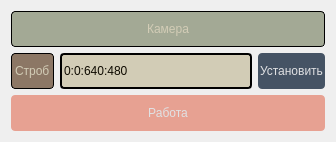
<?xml version="1.0" encoding="UTF-8"?>
<ui version="4.0">
 <class>WidgetCameraControl</class>
 <widget class="QWidget" name="WidgetCameraControl">
  <property name="geometry">
   <rect>
    <x>0</x>
    <y>0</y>
    <width>336</width>
    <height>142</height>
   </rect>
  </property>
  <property name="windowTitle">
   <string>Form</string>
  </property>
  <property name="styleSheet">
   <string notr="true">/* ---------------------------------------------------------------------------

    WARNING! File created programmatically. All changes made in this file will be lost!

    Created by the qtsass compiler v0.3.0

    The definitions are in the &quot;qdarkstyle.qss._styles.scss&quot; module

--------------------------------------------------------------------------- */
/* Light Style - QDarkStyleSheet ------------------------------------------ */
/*

See Qt documentation:

  - https://doc.qt.io/qt-5/stylesheet.html
  - https://doc.qt.io/qt-5/stylesheet-reference.html
  - https://doc.qt.io/qt-5/stylesheet-examples.html

--------------------------------------------------------------------------- */
/* Reset elements ------------------------------------------------------------

Resetting everything helps to unify styles across different operating systems

--------------------------------------------------------------------------- */
* {
  padding: 0px;
  margin: 0px;
  border: 0px;
  border-style: none;
  border-image: none;
  outline: 0;
}

/* specific reset for elements inside QToolBar */
QToolBar * {
  margin: 0px;
  padding: 0px;
}

/* QWidget ----------------------------------------------------------------

--------------------------------------------------------------------------- */
QWidget {
	/*background-color: #19232D;*/
	
	background-color: rgb(46, 65, 83);
	font: 500 12pt &quot;Ubuntu&quot;;
  border: 0px solid #455364;
  padding: 0px;
  color: #E0E1E3;
  selection-background-color: #346792;
  selection-color: #E0E1E3;
}

QWidget:disabled {
  background-color: #19232D;
  color: #9DA9B5;
  selection-background-color: #26486B;
  selection-color: #9DA9B5;
}

QWidget::item:selected {
  background-color: #346792;
}

QWidget::item:hover:!selected {
  background-color: #1A72BB;
}

/* QMainWindow ------------------------------------------------------------

This adjusts the splitter in the dock widget, not qsplitter
https://doc.qt.io/qt-5/stylesheet-examples.html#customizing-qmainwindow

--------------------------------------------------------------------------- */
QMainWindow::separator {
  background-color: #455364;
  border: 0px solid #19232D;
  spacing: 0px;
  padding: 2px;
}

QMainWindow::separator:hover {
  background-color: #60798B;
  border: 0px solid #1A72BB;
}

QMainWindow::separator:horizontal {
  width: 5px;
  margin-top: 2px;
  margin-bottom: 2px;
  image: url(&quot;:/qss_icons/dark/rc/toolbar_separator_vertical.png&quot;);
}

QMainWindow::separator:vertical {
  height: 5px;
  margin-left: 2px;
  margin-right: 2px;
  image: url(&quot;:/qss_icons/dark/rc/toolbar_separator_horizontal.png&quot;);
}

/* QToolTip ---------------------------------------------------------------

https://doc.qt.io/qt-5/stylesheet-examples.html#customizing-qtooltip

--------------------------------------------------------------------------- */
QToolTip {
  background-color: #346792;
  color: #E0E1E3;
  /* If you remove the border property, background stops working on Windows */
  border: none;
  /* Remove padding, for fix combo box tooltip */
  padding: 0px;
  /* Remove opacity, fix #174 - may need to use RGBA */
}

/* QStatusBar -------------------------------------------------------------

https://doc.qt.io/qt-5/stylesheet-examples.html#customizing-qstatusbar

--------------------------------------------------------------------------- */
QStatusBar {
  border: 1px solid #455364;
  /* Fixes Spyder #9120, #9121 */
  background: #455364;
  /* Fixes #205, white vertical borders separating items */
}

QStatusBar::item {
  border: none;
}

QStatusBar QToolTip {
  background-color: #1A72BB;
  border: 1px solid #19232D;
  color: #19232D;
  /* Remove padding, for fix combo box tooltip */
  padding: 0px;
  /* Reducing transparency to read better */
  opacity: 230;
}

QStatusBar QLabel {
  /* Fixes Spyder #9120, #9121 */
  background: transparent;
}

/* QCheckBox --------------------------------------------------------------

https://doc.qt.io/qt-5/stylesheet-examples.html#customizing-qcheckbox

--------------------------------------------------------------------------- */
QCheckBox {
  background-color: #19232D;
  color: #E0E1E3;
  spacing: 4px;
  outline: none;
  padding-top: 4px;
  padding-bottom: 4px;
}

QCheckBox:focus {
  border: none;
}

QCheckBox QWidget:disabled {
  background-color: #19232D;
  color: #9DA9B5;
}

QCheckBox::indicator {
  margin-left: 2px;
  height: 14px;
  width: 14px;
}

QCheckBox::indicator:unchecked {
  image: url(&quot;:/qss_icons/dark/rc/checkbox_unchecked.png&quot;);
}

QCheckBox::indicator:unchecked:hover, QCheckBox::indicator:unchecked:focus, QCheckBox::indicator:unchecked:pressed {
  border: none;
  image: url(&quot;:/qss_icons/dark/rc/checkbox_unchecked_focus.png&quot;);
}

QCheckBox::indicator:unchecked:disabled {
  image: url(&quot;:/qss_icons/dark/rc/checkbox_unchecked_disabled.png&quot;);
}

QCheckBox::indicator:checked {
  image: url(&quot;:/qss_icons/dark/rc/checkbox_checked.png&quot;);
}

QCheckBox::indicator:checked:hover, QCheckBox::indicator:checked:focus, QCheckBox::indicator:checked:pressed {
  border: none;
  image: url(&quot;:/qss_icons/dark/rc/checkbox_checked_focus.png&quot;);
}

QCheckBox::indicator:checked:disabled {
  image: url(&quot;:/qss_icons/dark/rc/checkbox_checked_disabled.png&quot;);
}

QCheckBox::indicator:indeterminate {
  image: url(&quot;:/qss_icons/dark/rc/checkbox_indeterminate.png&quot;);
}

QCheckBox::indicator:indeterminate:disabled {
  image: url(&quot;:/qss_icons/dark/rc/checkbox_indeterminate_disabled.png&quot;);
}

QCheckBox::indicator:indeterminate:focus, QCheckBox::indicator:indeterminate:hover, QCheckBox::indicator:indeterminate:pressed {
  image: url(&quot;:/qss_icons/dark/rc/checkbox_indeterminate_focus.png&quot;);
}

/* QGroupBox --------------------------------------------------------------

https://doc.qt.io/qt-5/stylesheet-examples.html#customizing-qgroupbox

--------------------------------------------------------------------------- */
QGroupBox {
  font-weight: bold;
  border: 1px solid #455364;
  border-radius: 4px;
  padding: 2px;
  margin-top: 6px;
  margin-bottom: 4px;
}



QGroupBox::indicator {
  margin-left: 2px;
  margin-top: 2px;
  padding: 0;
  height: 14px;
  width: 14px;
}

QGroupBox::indicator:unchecked {
  border: none;
  image: url(&quot;:/qss_icons/dark/rc/checkbox_unchecked.png&quot;);
}

QGroupBox::indicator:unchecked:hover, QGroupBox::indicator:unchecked:focus, QGroupBox::indicator:unchecked:pressed {
  border: none;
  image: url(&quot;:/qss_icons/dark/rc/checkbox_unchecked_focus.png&quot;);
}

QGroupBox::indicator:unchecked:disabled {
  image: url(&quot;:/qss_icons/dark/rc/checkbox_unchecked_disabled.png&quot;);
}

QGroupBox::indicator:checked {
  border: none;
  image: url(&quot;:/qss_icons/dark/rc/checkbox_checked.png&quot;);
}

QGroupBox::indicator:checked:hover, QGroupBox::indicator:checked:focus, QGroupBox::indicator:checked:pressed {
  border: none;
  image: url(&quot;:/qss_icons/dark/rc/checkbox_checked_focus.png&quot;);
}

QGroupBox::indicator:checked:disabled {
  image: url(&quot;:/qss_icons/dark/rc/checkbox_checked_disabled.png&quot;);
}

/* QRadioButton -----------------------------------------------------------

https://doc.qt.io/qt-5/stylesheet-examples.html#customizing-qradiobutton

--------------------------------------------------------------------------- */
QRadioButton {
  background-color: #19232D;
  color: #E0E1E3;
  spacing: 4px;
  padding-top: 4px;
  padding-bottom: 4px;
  border: none;
  outline: none;
}

QRadioButton:focus {
  border: none;
}

QRadioButton:disabled {
  background-color: #19232D;
  color: #9DA9B5;
  border: none;
  outline: none;
}

QRadioButton QWidget {
  background-color: #19232D;
  color: #E0E1E3;
  spacing: 0px;
  padding: 0px;
  outline: none;
  border: none;
}

QRadioButton::indicator {
  border: none;
  outline: none;
  margin-left: 2px;
  height: 14px;
  width: 14px;
}

QRadioButton::indicator:unchecked {
  image: url(&quot;:/qss_icons/dark/rc/radio_unchecked.png&quot;);
}

QRadioButton::indicator:unchecked:hover, QRadioButton::indicator:unchecked:focus, QRadioButton::indicator:unchecked:pressed {
  border: none;
  outline: none;
  image: url(&quot;:/qss_icons/dark/rc/radio_unchecked_focus.png&quot;);
}

QRadioButton::indicator:unchecked:disabled {
  image: url(&quot;:/qss_icons/dark/rc/radio_unchecked_disabled.png&quot;);
}

QRadioButton::indicator:checked {
  border: none;
  outline: none;
  image: url(&quot;:/qss_icons/dark/rc/radio_checked.png&quot;);
}

QRadioButton::indicator:checked:hover, QRadioButton::indicator:checked:focus, QRadioButton::indicator:checked:pressed {
  border: none;
  outline: none;
  image: url(&quot;:/qss_icons/dark/rc/radio_checked_focus.png&quot;);
}

QRadioButton::indicator:checked:disabled {
  outline: none;
  image: url(&quot;:/qss_icons/dark/rc/radio_checked_disabled.png&quot;);
}

/* QMenuBar ---------------------------------------------------------------

https://doc.qt.io/qt-5/stylesheet-examples.html#customizing-qmenubar

--------------------------------------------------------------------------- */
QMenuBar {
  background-color: #455364;
  padding: 2px;
  border: 1px solid #19232D;
  color: #E0E1E3;
  selection-background-color: #1A72BB;
}

QMenuBar:focus {
  border: 1px solid #346792;
}

QMenuBar::item {
  background: transparent;
  padding: 4px;
}

QMenuBar::item:selected {
  padding: 4px;
  background: transparent;
  border: 0px solid #455364;
  background-color: #1A72BB;
}

QMenuBar::item:pressed {
  padding: 4px;
  border: 0px solid #455364;
  background-color: #1A72BB;
  color: #E0E1E3;
  margin-bottom: 0px;
  padding-bottom: 0px;
}

/* QMenu ------------------------------------------------------------------

https://doc.qt.io/qt-5/stylesheet-examples.html#customizing-qmenu

--------------------------------------------------------------------------- */
QMenu {
  border: 0px solid #455364;
  color: #E0E1E3;
  margin: 0px;
  background-color: #37414F;
  selection-background-color: #1A72BB;
}

QMenu::separator {
  height: 1px;
  background-color: #60798B;
  color: #E0E1E3;
}

QMenu::item {
  background-color: #37414F;
  padding: 4px 24px 4px 28px;
  /* Reserve space for selection border */
  border: 1px transparent #455364;
}

QMenu::item:selected {
  color: #E0E1E3;
  background-color: #1A72BB;
}

QMenu::item:pressed {
  background-color: #1A72BB;
}

QMenu::icon {
  padding-left: 10px;
  width: 14px;
  height: 14px;
}

QMenu::indicator {
  padding-left: 8px;
  width: 12px;
  height: 12px;
  /* non-exclusive indicator = check box style indicator (see QActionGroup::setExclusive) */
  /* exclusive indicator = radio button style indicator (see QActionGroup::setExclusive) */
}

QMenu::indicator:non-exclusive:unchecked {
  image: url(&quot;:/qss_icons/dark/rc/checkbox_unchecked.png&quot;);
}

QMenu::indicator:non-exclusive:unchecked:hover, QMenu::indicator:non-exclusive:unchecked:focus, QMenu::indicator:non-exclusive:unchecked:pressed {
  border: none;
  image: url(&quot;:/qss_icons/dark/rc/checkbox_unchecked_focus.png&quot;);
}

QMenu::indicator:non-exclusive:unchecked:disabled {
  image: url(&quot;:/qss_icons/dark/rc/checkbox_unchecked_disabled.png&quot;);
}

QMenu::indicator:non-exclusive:checked {
  image: url(&quot;:/qss_icons/dark/rc/checkbox_checked.png&quot;);
}

QMenu::indicator:non-exclusive:checked:hover, QMenu::indicator:non-exclusive:checked:focus, QMenu::indicator:non-exclusive:checked:pressed {
  border: none;
  image: url(&quot;:/qss_icons/dark/rc/checkbox_checked_focus.png&quot;);
}

QMenu::indicator:non-exclusive:checked:disabled {
  image: url(&quot;:/qss_icons/dark/rc/checkbox_checked_disabled.png&quot;);
}

QMenu::indicator:non-exclusive:indeterminate {
  image: url(&quot;:/qss_icons/dark/rc/checkbox_indeterminate.png&quot;);
}

QMenu::indicator:non-exclusive:indeterminate:disabled {
  image: url(&quot;:/qss_icons/dark/rc/checkbox_indeterminate_disabled.png&quot;);
}

QMenu::indicator:non-exclusive:indeterminate:focus, QMenu::indicator:non-exclusive:indeterminate:hover, QMenu::indicator:non-exclusive:indeterminate:pressed {
  image: url(&quot;:/qss_icons/dark/rc/checkbox_indeterminate_focus.png&quot;);
}

QMenu::indicator:exclusive:unchecked {
  image: url(&quot;:/qss_icons/dark/rc/radio_unchecked.png&quot;);
}

QMenu::indicator:exclusive:unchecked:hover, QMenu::indicator:exclusive:unchecked:focus, QMenu::indicator:exclusive:unchecked:pressed {
  border: none;
  outline: none;
  image: url(&quot;:/qss_icons/dark/rc/radio_unchecked_focus.png&quot;);
}

QMenu::indicator:exclusive:unchecked:disabled {
  image: url(&quot;:/qss_icons/dark/rc/radio_unchecked_disabled.png&quot;);
}

QMenu::indicator:exclusive:checked {
  border: none;
  outline: none;
  image: url(&quot;:/qss_icons/dark/rc/radio_checked.png&quot;);
}

QMenu::indicator:exclusive:checked:hover, QMenu::indicator:exclusive:checked:focus, QMenu::indicator:exclusive:checked:pressed {
  border: none;
  outline: none;
  image: url(&quot;:/qss_icons/dark/rc/radio_checked_focus.png&quot;);
}

QMenu::indicator:exclusive:checked:disabled {
  outline: none;
  image: url(&quot;:/qss_icons/dark/rc/radio_checked_disabled.png&quot;);
}

QMenu::right-arrow {
  margin: 5px;
  padding-left: 12px;
  image: url(&quot;:/qss_icons/dark/rc/arrow_right.png&quot;);
  height: 12px;
  width: 12px;
}

/* QAbstractItemView ------------------------------------------------------

https://doc.qt.io/qt-5/stylesheet-examples.html#customizing-qcombobox

--------------------------------------------------------------------------- */
QAbstractItemView {
  alternate-background-color: #19232D;
  color: #E0E1E3;
  border: 1px solid #455364;
  border-radius: 4px;
}

QAbstractItemView QLineEdit {
  padding: 2px;
}

/* QAbstractScrollArea ----------------------------------------------------

https://doc.qt.io/qt-5/stylesheet-examples.html#customizing-qabstractscrollarea

--------------------------------------------------------------------------- */
QAbstractScrollArea {
  background-color: #19232D;
  border: 1px solid #455364;
  border-radius: 4px;
  /* fix #159 */
  padding: 2px;
  /* remove min-height to fix #244 */
  color: #E0E1E3;
}

QAbstractScrollArea:disabled {
  color: #9DA9B5;
}

/* QScrollArea ------------------------------------------------------------

--------------------------------------------------------------------------- */
QScrollArea QWidget QWidget:disabled {
  background-color: #19232D;
}

/* QScrollBar -------------------------------------------------------------

https://doc.qt.io/qt-5/stylesheet-examples.html#customizing-qscrollbar

--------------------------------------------------------------------------- */
QScrollBar:horizontal {
  height: 16px;
  margin: 2px 16px 2px 16px;
  border: 1px solid #455364;
  border-radius: 4px;
  background-color: #19232D;
}

QScrollBar:vertical {
  background-color: #19232D;
  width: 16px;
  margin: 16px 2px 16px 2px;
  border: 1px solid #455364;
  border-radius: 4px;
}

QScrollBar::handle:horizontal {
  background-color: #60798B;
  border: 1px solid #455364;
  border-radius: 4px;
  min-width: 8px;
}

QScrollBar::handle:horizontal:hover {
  background-color: #346792;
  border: #346792;
  border-radius: 4px;
  min-width: 8px;
}

QScrollBar::handle:horizontal:focus {
  border: 1px solid #1A72BB;
}

QScrollBar::handle:vertical {
  background-color: #60798B;
  border: 1px solid #455364;
  min-height: 8px;
  border-radius: 4px;
}

QScrollBar::handle:vertical:hover {
  background-color: #346792;
  border: #346792;
  border-radius: 4px;
  min-height: 8px;
}

QScrollBar::handle:vertical:focus {
  border: 1px solid #1A72BB;
}

QScrollBar::add-line:horizontal {
  margin: 0px 0px 0px 0px;
  border-image: url(&quot;:/qss_icons/dark/rc/arrow_right_disabled.png&quot;);
  height: 12px;
  width: 12px;
  subcontrol-position: right;
  subcontrol-origin: margin;
}

QScrollBar::add-line:horizontal:hover, QScrollBar::add-line:horizontal:on {
  border-image: url(&quot;:/qss_icons/dark/rc/arrow_right.png&quot;);
  height: 12px;
  width: 12px;
  subcontrol-position: right;
  subcontrol-origin: margin;
}

QScrollBar::add-line:vertical {
  margin: 3px 0px 3px 0px;
  border-image: url(&quot;:/qss_icons/dark/rc/arrow_down_disabled.png&quot;);
  height: 12px;
  width: 12px;
  subcontrol-position: bottom;
  subcontrol-origin: margin;
}

QScrollBar::add-line:vertical:hover, QScrollBar::add-line:vertical:on {
  border-image: url(&quot;:/qss_icons/dark/rc/arrow_down.png&quot;);
  height: 12px;
  width: 12px;
  subcontrol-position: bottom;
  subcontrol-origin: margin;
}

QScrollBar::sub-line:horizontal {
  margin: 0px 3px 0px 3px;
  border-image: url(&quot;:/qss_icons/dark/rc/arrow_left_disabled.png&quot;);
  height: 12px;
  width: 12px;
  subcontrol-position: left;
  subcontrol-origin: margin;
}

QScrollBar::sub-line:horizontal:hover, QScrollBar::sub-line:horizontal:on {
  border-image: url(&quot;:/qss_icons/dark/rc/arrow_left.png&quot;);
  height: 12px;
  width: 12px;
  subcontrol-position: left;
  subcontrol-origin: margin;
}

QScrollBar::sub-line:vertical {
  margin: 3px 0px 3px 0px;
  border-image: url(&quot;:/qss_icons/dark/rc/arrow_up_disabled.png&quot;);
  height: 12px;
  width: 12px;
  subcontrol-position: top;
  subcontrol-origin: margin;
}

QScrollBar::sub-line:vertical:hover, QScrollBar::sub-line:vertical:on {
  border-image: url(&quot;:/qss_icons/dark/rc/arrow_up.png&quot;);
  height: 12px;
  width: 12px;
  subcontrol-position: top;
  subcontrol-origin: margin;
}

QScrollBar::up-arrow:horizontal, QScrollBar::down-arrow:horizontal {
  background: none;
}

QScrollBar::up-arrow:vertical, QScrollBar::down-arrow:vertical {
  background: none;
}

QScrollBar::add-page:horizontal, QScrollBar::sub-page:horizontal {
  background: none;
}

QScrollBar::add-page:vertical, QScrollBar::sub-page:vertical {
  background: none;
}

/* QTextEdit --------------------------------------------------------------

https://doc.qt.io/qt-5/stylesheet-examples.html#customizing-specific-widgets

--------------------------------------------------------------------------- */
QTextEdit {
  background-color: #19232D;
  color: #E0E1E3;
  border-radius: 4px;
  border: 1px solid #455364;
}

QTextEdit:focus {
  border: 1px solid #1A72BB;
}

QTextEdit:selected {
  background: #346792;
  color: #455364;
}

/* QPlainTextEdit ---------------------------------------------------------

--------------------------------------------------------------------------- */
QPlainTextEdit {
  background-color: #19232D;
  color: #E0E1E3;
  border-radius: 4px;
  border: 1px solid #455364;
}

QPlainTextEdit:focus {
  border: 1px solid #1A72BB;
}

QPlainTextEdit:selected {
  background: #346792;
  color: #455364;
}

/* QSizeGrip --------------------------------------------------------------

https://doc.qt.io/qt-5/stylesheet-examples.html#customizing-qsizegrip

--------------------------------------------------------------------------- */
QSizeGrip {
  background: transparent;
  width: 12px;
  height: 12px;
  image: url(&quot;:/qss_icons/dark/rc/window_grip.png&quot;);
}

/* QStackedWidget ---------------------------------------------------------

--------------------------------------------------------------------------- */
QStackedWidget {
  padding: 2px;
  border: 1px solid #455364;
  border: 1px solid #19232D;
}

/* QToolBar ---------------------------------------------------------------

https://doc.qt.io/qt-5/stylesheet-examples.html#customizing-qtoolbar

--------------------------------------------------------------------------- */
QToolBar {
  background-color: #455364;
  border-bottom: 1px solid #19232D;
  padding: 1px;
  font-weight: bold;
  spacing: 2px;
}

QToolBar:disabled {
  /* Fixes #272 */
  background-color: #455364;
}

QToolBar::handle:horizontal {
  width: 16px;
  image: url(&quot;:/qss_icons/dark/rc/toolbar_move_horizontal.png&quot;);
}

QToolBar::handle:vertical {
  height: 16px;
  image: url(&quot;:/qss_icons/dark/rc/toolbar_move_vertical.png&quot;);
}

QToolBar::separator:horizontal {
  width: 16px;
  image: url(&quot;:/qss_icons/dark/rc/toolbar_separator_horizontal.png&quot;);
}

QToolBar::separator:vertical {
  height: 16px;
  image: url(&quot;:/qss_icons/dark/rc/toolbar_separator_vertical.png&quot;);
}

QToolButton#qt_toolbar_ext_button {
  background: #455364;
  border: 0px;
  color: #E0E1E3;
  image: url(&quot;:/qss_icons/dark/rc/arrow_right.png&quot;);
}

/* QAbstractSpinBox -------------------------------------------------------

--------------------------------------------------------------------------- */
QAbstractSpinBox {
  background-color: #19232D;
  border: 1px solid #455364;
  color: #E0E1E3;
  /* This fixes 103, 111 */
  padding-top: 2px;
  /* This fixes 103, 111 */
  padding-bottom: 2px;
  padding-left: 4px;
  padding-right: 4px;
  border-radius: 4px;
  /* min-width: 5px; removed to fix 109 */
}

QAbstractSpinBox:up-button {
  background-color: transparent #19232D;
  subcontrol-origin: border;
  subcontrol-position: top right;
  border-left: 1px solid #455364;
  border-bottom: 1px solid #455364;
  border-top-left-radius: 0;
  border-bottom-left-radius: 0;
  margin: 1px;
  width: 12px;
  margin-bottom: -1px;
}

QAbstractSpinBox::up-arrow, QAbstractSpinBox::up-arrow:disabled, QAbstractSpinBox::up-arrow:off {
  image: url(&quot;:/qss_icons/dark/rc/arrow_up_disabled.png&quot;);
  height: 8px;
  width: 8px;
}

QAbstractSpinBox::up-arrow:hover {
  image: url(&quot;:/qss_icons/dark/rc/arrow_up.png&quot;);
}

QAbstractSpinBox:down-button {
  background-color: transparent #19232D;
  subcontrol-origin: border;
  subcontrol-position: bottom right;
  border-left: 1px solid #455364;
  border-top: 1px solid #455364;
  border-top-left-radius: 0;
  border-bottom-left-radius: 0;
  margin: 1px;
  width: 12px;
  margin-top: -1px;
}

QAbstractSpinBox::down-arrow, QAbstractSpinBox::down-arrow:disabled, QAbstractSpinBox::down-arrow:off {
  image: url(&quot;:/qss_icons/dark/rc/arrow_down_disabled.png&quot;);
  height: 8px;
  width: 8px;
}

QAbstractSpinBox::down-arrow:hover {
  image: url(&quot;:/qss_icons/dark/rc/arrow_down.png&quot;);
}

QAbstractSpinBox:hover {
  border: 1px solid #346792;
  color: #E0E1E3;
}

QAbstractSpinBox:focus {
  border: 1px solid #1A72BB;
}

QAbstractSpinBox:selected {
  background: #346792;
  color: #455364;
}

/* ------------------------------------------------------------------------ */
/* DISPLAYS --------------------------------------------------------------- */
/* ------------------------------------------------------------------------ */
/* QLabel -----------------------------------------------------------------

https://doc.qt.io/qt-5/stylesheet-examples.html#customizing-qframe

--------------------------------------------------------------------------- */
QLabel {
  background-color: #19232D;
  border: 0px solid #455364;
  padding: 2px;
  margin: 0px;
  color: #E0E1E3;
}

QLabel:disabled {
  background-color: #19232D;
  border: 0px solid #455364;
  color: #9DA9B5;
}

/* QTextBrowser -----------------------------------------------------------

https://doc.qt.io/qt-5/stylesheet-examples.html#customizing-qabstractscrollarea

--------------------------------------------------------------------------- */
QTextBrowser {
  background-color: #19232D;
  border: 1px solid #455364;
  color: #E0E1E3;
  border-radius: 4px;
}

QTextBrowser:disabled {
  background-color: #19232D;
  border: 1px solid #455364;
  color: #9DA9B5;
  border-radius: 4px;
}

QTextBrowser:hover, QTextBrowser:!hover, QTextBrowser:selected, QTextBrowser:pressed {
  border: 1px solid #455364;
}

/* QGraphicsView ----------------------------------------------------------

--------------------------------------------------------------------------- */
QGraphicsView {
  background-color: #19232D;
  border: 1px solid #455364;
  color: #E0E1E3;
  border-radius: 4px;
}

QGraphicsView:disabled {
  background-color: #19232D;
  border: 1px solid #455364;
  color: #9DA9B5;
  border-radius: 4px;
}

QGraphicsView:hover, QGraphicsView:!hover, QGraphicsView:selected, QGraphicsView:pressed {
  border: 1px solid #455364;
}

/* QCalendarWidget --------------------------------------------------------

--------------------------------------------------------------------------- */
QCalendarWidget {
  border: 1px solid #455364;
  border-radius: 4px;
}

QCalendarWidget:disabled {
  background-color: #19232D;
  color: #9DA9B5;
}

/* QLCDNumber -------------------------------------------------------------

--------------------------------------------------------------------------- */
QLCDNumber {
  background-color: #19232D;
  color: #E0E1E3;
}

QLCDNumber:disabled {
  background-color: #19232D;
  color: #9DA9B5;
}

/* QProgressBar -----------------------------------------------------------

https://doc.qt.io/qt-5/stylesheet-examples.html#customizing-qprogressbar

--------------------------------------------------------------------------- */
QProgressBar {
  background-color: #19232D;
  border: 1px solid #455364;
  color: #E0E1E3;
  border-radius: 4px;
  text-align: center;
}

QProgressBar:disabled {
  background-color: #19232D;
  border: 1px solid #455364;
  color: #9DA9B5;
  border-radius: 4px;
  text-align: center;
}

QProgressBar::chunk {
  background-color: #346792;
  color: #19232D;
  border-radius: 4px;
}

QProgressBar::chunk:disabled {
  background-color: #26486B;
  color: #9DA9B5;
  border-radius: 4px;
}

/* ------------------------------------------------------------------------ */
/* BUTTONS ---------------------------------------------------------------- */
/* ------------------------------------------------------------------------ */
/* QPushButton ------------------------------------------------------------

https://doc.qt.io/qt-5/stylesheet-examples.html#customizing-qpushbutton

--------------------------------------------------------------------------- */
QPushButton {
 
	
	
	background-color: rgba(192, 28, 40,190);
  color: #E0E1E3;
  border-radius: 4px;
  padding: 2px;
  outline: none;
  border: none;

}

QPushButton:disabled {
  background-color: #455364;
  color: #9DA9B5;
  border-radius: 4px;
  padding: 2px;
	background-color: rgb(59, 95, 5);
}

QPushButton:checked {
	
	background-color: rgba(59, 95, 5,120);
  border-radius: 4px;
  padding: 2px;
  outline: none;
}

QPushButton:checked:disabled {
  background-color: #60798B;
  color: #9DA9B5;
  border-radius: 4px;
  padding: 2px;
  outline: none;
}

QPushButton:checked:selected {
  background: #60798B;
}

QPushButton:hover {
  background-color: #54687A;
  color: #E0E1E3;
}

QPushButton:pressed {
  background-color: #60798B;
}

QPushButton:selected {
  background: #60798B;
  color: #E0E1E3;
}

QPushButton::menu-indicator {
  subcontrol-origin: padding;
  subcontrol-position: bottom right;
  bottom: 4px;
}

QDialogButtonBox QPushButton {
  /* Issue #194 #248 - Special case of QPushButton inside dialogs, for better UI */
  min-width: 80px;
}
/* QToolButton ------------------------------------------------------------

https://doc.qt.io/qt-5/stylesheet-examples.html#customizing-qtoolbutton

--------------------------------------------------------------------------- */
QToolButton {
  background-color: #455364;
  color: #E0E1E3;
  border-radius: 4px;
  padding: 2px;
  outline: none;
  border: none;
  /* The subcontrols below are used only in the DelayedPopup mode */
  /* The subcontrols below are used only in the MenuButtonPopup mode */
  /* The subcontrol below is used only in the InstantPopup or DelayedPopup mode */
}

QToolButton:disabled {
  background-color: #455364;
  color: #9DA9B5;
  border-radius: 4px;
  padding: 2px;
}

QToolButton:checked {
  background-color: #60798B;
  border-radius: 4px;
  padding: 2px;
  outline: none;
}

QToolButton:checked:disabled {
  background-color: #60798B;
  color: #9DA9B5;
  border-radius: 4px;
  padding: 2px;
  outline: none;
}

QToolButton:checked:hover {
  background-color: #54687A;
  color: #E0E1E3;
}

QToolButton:checked:pressed {
  background-color: #60798B;
}

QToolButton:checked:selected {
  background: #60798B;
  color: #E0E1E3;
}

QToolButton:hover {
  background-color: #54687A;
  color: #E0E1E3;
}

QToolButton:pressed {
  background-color: #60798B;
}

QToolButton:selected {
  background: #60798B;
  color: #E0E1E3;
}

QToolButton[popupMode=&quot;0&quot;] {
  /* Only for DelayedPopup */
  padding-right: 2px;
}

QToolButton[popupMode=&quot;1&quot;] {
  /* Only for MenuButtonPopup */
  padding-right: 20px;
}

QToolButton[popupMode=&quot;1&quot;]::menu-button {
  border: none;
}

QToolButton[popupMode=&quot;1&quot;]::menu-button:hover {
  border: none;
  border-left: 1px solid #455364;
  border-radius: 0;
}

QToolButton[popupMode=&quot;2&quot;] {
  /* Only for InstantPopup */
  padding-right: 2px;
}

QToolButton::menu-button {
  padding: 2px;
  border-radius: 4px;
  width: 12px;
  border: none;
  outline: none;
}

QToolButton::menu-button:hover {
  border: 1px solid #346792;
}

QToolButton::menu-button:checked:hover {
  border: 1px solid #346792;
}

QToolButton::menu-indicator {
  image: url(&quot;:/qss_icons/dark/rc/arrow_down.png&quot;);
  height: 8px;
  width: 8px;
  top: 0;
  /* Exclude a shift for better image */
  left: -2px;
  /* Shift it a bit */
}

QToolButton::menu-arrow {
  image: url(&quot;:/qss_icons/dark/rc/arrow_down.png&quot;);
  height: 8px;
  width: 8px;
}

QToolButton::menu-arrow:hover {
  image: url(&quot;:/qss_icons/dark/rc/arrow_down_focus.png&quot;);
}

/* QCommandLinkButton -----------------------------------------------------

--------------------------------------------------------------------------- */
QCommandLinkButton {
  background-color: transparent;
  border: 1px solid #455364;
  color: #E0E1E3;
  border-radius: 4px;
  padding: 0px;
  margin: 0px;
}

QCommandLinkButton:disabled {
  background-color: transparent;
  color: #9DA9B5;
}

/* ------------------------------------------------------------------------ */
/* INPUTS - NO FIELDS ----------------------------------------------------- */
/* ------------------------------------------------------------------------ */
/* QComboBox --------------------------------------------------------------

https://doc.qt.io/qt-5/stylesheet-examples.html#customizing-qcombobox

--------------------------------------------------------------------------- */
QComboBox {
  border: 1px solid #455364;
  border-radius: 4px;
  selection-background-color: #346792;
  padding-left: 4px;
  padding-right: 4px;
  /* padding-right = 36; 4 + 16*2 See scrollbar size */
  /* changed to 4px to fix #239 */
  /* Fixes #103, #111 */
  min-height: 1.5em;
  /* padding-top: 2px;     removed to fix #132 */
  /* padding-bottom: 2px;  removed to fix #132 */
  /* min-width: 75px;      removed to fix #109 */
  /* Needed to remove indicator - fix #132 */
}

QComboBox QAbstractItemView {
  border: 1px solid #455364;
  border-radius: 0;
  background-color: #19232D;
  selection-background-color: #346792;
}

QComboBox QAbstractItemView:hover {
  background-color: #19232D;
  color: #E0E1E3;
}

QComboBox QAbstractItemView:selected {
  background: #346792;
  color: #455364;
}

QComboBox QAbstractItemView:alternate {
  background: #19232D;
}

QComboBox:disabled {
  background-color: #19232D;
  color: #9DA9B5;
}

QComboBox:hover {
  border: 1px solid #346792;
}

QComboBox:focus {
  border: 1px solid #1A72BB;
}

QComboBox:on {
  selection-background-color: #346792;
}

QComboBox::indicator {
  border: none;
  border-radius: 0;
  background-color: transparent;
  selection-background-color: transparent;
  color: transparent;
  selection-color: transparent;
  /* Needed to remove indicator - fix #132 */
}

QComboBox::indicator:alternate {
  background: #19232D;
}

QComboBox::item {
  /* Remove to fix #282, #285 and MR #288*/
  /*&amp;:checked {
            font-weight: bold;
        }

        &amp;:selected {
            border: 0px solid transparent;
        }
        */
}

QComboBox::item:alternate {
  background: #19232D;
}</string>
  </property>
  <layout class="QGridLayout" name="gridLayout">
   <item row="0" column="0">
    <widget class="QLabel" name="label">
     <property name="styleSheet">
      <string notr="true">QLabel
{
border: 1px solid line black;
	background-color: rgba(45, 62, 10,100);
	font: 700 12pt &quot;Ubuntu&quot;;
	color: rgb(210, 204, 182);
   border-radius: 4px;
}</string>
     </property>
     <property name="text">
      <string>Камера</string>
     </property>
     <property name="alignment">
      <set>Qt::AlignCenter</set>
     </property>
    </widget>
   </item>
   <item row="1" column="0">
    <layout class="QHBoxLayout" name="horizontalLayout">
     <item>
      <widget class="QLabel" name="label_2">
       <property name="styleSheet">
        <string notr="true">QLabel
{
border: 1px solid line black;
	
	background-color: rgba(99, 69, 44,180);
	font: 600 14pt &quot;Ubuntu&quot;;
   border-radius: 4px;
	color: rgb(210, 204, 182);
}</string>
       </property>
       <property name="text">
        <string>Строб</string>
       </property>
      </widget>
     </item>
     <item>
      <widget class="QLineEdit" name="lineEditROI">
       <property name="sizePolicy">
        <sizepolicy hsizetype="Expanding" vsizetype="Minimum">
         <horstretch>0</horstretch>
         <verstretch>0</verstretch>
        </sizepolicy>
       </property>
       <property name="styleSheet">
        <string notr="true">QLineEdit
{
border: 2px solid line black;
	
	
	background-color: rgb(210, 204, 182);
		font: 600 14pt &quot;Ubuntu&quot;;
	border-radius: 4px;
	color: rgb(15, 11, 1);
}</string>
       </property>
       <property name="text">
        <string>0:0:640:480</string>
       </property>
      </widget>
     </item>
     <item>
      <widget class="QPushButton" name="butSetCameraROI">
       <property name="sizePolicy">
        <sizepolicy hsizetype="Minimum" vsizetype="Minimum">
         <horstretch>0</horstretch>
         <verstretch>0</verstretch>
        </sizepolicy>
       </property>
       <property name="styleSheet">
        <string notr="true">QPushButton {
  background-color: #455364;
  color: #E0E1E3;
  border-radius: 4px;
  padding: 2px;
  outline: none;
  border: none;
	font: 600 14pt &quot;Ubuntu&quot;;
}

QPushButton:disabled {
  background-color: #455364;
  color: #9DA9B5;
  border-radius: 4px;
  padding: 2px;
}

QPushButton:checked {
  background-color: #60798B;
  border-radius: 4px;
  padding: 2px;
  outline: none;
}

QPushButton:checked:disabled {
  background-color: #60798B;
  color: #9DA9B5;
  border-radius: 4px;
  padding: 2px;
  outline: none;
}

QPushButton:checked:selected {
  background: #60798B;
}

QPushButton:hover {
  background-color: #54687A;
  color: #E0E1E3;
}

QPushButton:pressed {
  background-color: #60798B;
}

QPushButton:selected {
  background: #60798B;
  color: #E0E1E3;
}

QPushButton::menu-indicator {
  subcontrol-origin: padding;
  subcontrol-position: bottom right;
  bottom: 4px;
}</string>
       </property>
       <property name="text">
        <string>Установить</string>
       </property>
      </widget>
     </item>
    </layout>
   </item>
   <item row="2" column="0">
    <widget class="QPushButton" name="butStartStopWork">
     <property name="sizePolicy">
      <sizepolicy hsizetype="Minimum" vsizetype="Minimum">
       <horstretch>0</horstretch>
       <verstretch>0</verstretch>
      </sizepolicy>
     </property>
     <property name="styleSheet">
      <string notr="true">QPushButton {
	background-color: rgba(220, 59, 23,110);
  color: #E0E1E3;
  border-radius: 4px;
  padding: 2px;
  outline: none;
  border: none;
	font: 600 14pt &quot;Ubuntu&quot;;
}

QPushButton:disabled {
  background-color: #455364;
  color: #9DA9B5;
  border-radius: 4px;
  padding: 2px;
}

QPushButton:checked {
	background-color: rgba(35, 102, 12,160);
  border-radius: 4px;
  padding: 2px;
  outline: none;
font: 14pt &quot;Ubuntu&quot;;
}

QPushButton:checked:disabled {
  background-color: #60798B;
  color: #9DA9B5;
  border-radius: 4px;
  padding: 2px;
  outline: none;
}

QPushButton:checked:selected {
  background: #60798B;
}

QPushButton:hover {
  background-color: #54687A;
  color: #E0E1E3;
}

QPushButton:pressed {
  background-color: #60798B;
}

QPushButton:selected {
  background: #60798B;
  color: #E0E1E3;
}

QPushButton::menu-indicator {
  subcontrol-origin: padding;
  subcontrol-position: bottom right;
  bottom: 4px;
	background-color: rgb(210, 204, 182);
}

QDialogButtonBox QPushButton {
  /* Issue #194 #248 - Special case of QPushButton inside dialogs, for better UI */
  min-width: 80px;
}</string>
     </property>
     <property name="text">
      <string>Работа</string>
     </property>
     <property name="checkable">
      <bool>true</bool>
     </property>
     <property name="checked">
      <bool>false</bool>
     </property>
    </widget>
   </item>
  </layout>
 </widget>
 <resources/>
 <connections/>
</ui>
